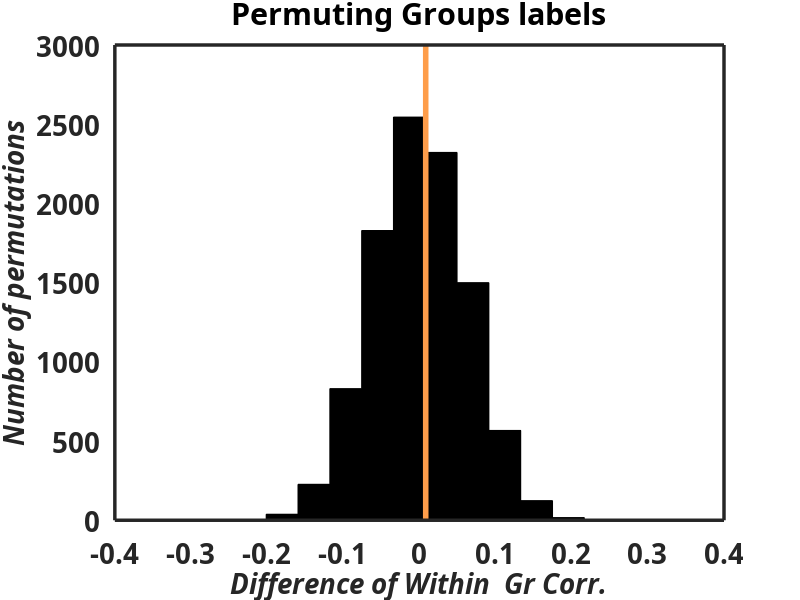

Write the MATLAB code that produced this figure.

clear all


load('Anosmics_allWords_Max_corr_DSMs_CARD-SORTING10000iter_40sub.mat')



%%%%%visualize and compute statistic within
n_iter=10000;

realCorr=Real_diff;
Corr_perm=Iter_diff(1:n_iter);

pVal=(sum(Corr_perm>realCorr)+1)/(n_iter+1);


%%%%visualize the null distribution
figure();
set(gcf,'color','w'); %to have white background
nbins= 10;

texttitle = ['Permuting Groups labels'];

 hist(Corr_perm,nbins);

 h = findobj(gca,'Type','patch');
set(h,'FaceColor','k','EdgeColor','k')
%Overlay our observation
hold on
%     Color=[105 170 153]/256; %EB 

    Color=[255 158 74]/256; %LB 
plot([realCorr,realCorr],ylim,'Color',Color,'LineWidth',4);
hold off
% Add title and axis labels
title(texttitle);
X_label='Difference of Within  Gr Corr.';
Y_label='Number of permutations';

 ax=gca;
    set(ax,'FontName','Avenir','FontSize',20, 'FontWeight','bold',...
        'LineWidth',2.5,'TickDir','out', 'TickLength', [0,0])%,...
        %'yLim',yLim,'xLim',xLim,'XTick', XTick,'XTickLabel', XTickLabel,'FontSize',FontSize);
    % xlabel(['ANIM','HUMAN','OBJ','BIG'],'FontSize',18,'FontAngle','italic');
    ylabel(Y_label,'FontSize',20,'FontAngle','italic');
    xlabel(X_label,'FontSize',20,'FontAngle','italic');
    
disp (strcat('WithinGrCorr-ANOneutre:',num2str(mean(r_ACneutre))));
disp (strcat('WithinGrCorr-ANOolfa:',num2str(mean(r_AColfa))));
disp (strcat('pVal-differenceOfWithinCorr-between groups:',num2str(pVal)));
